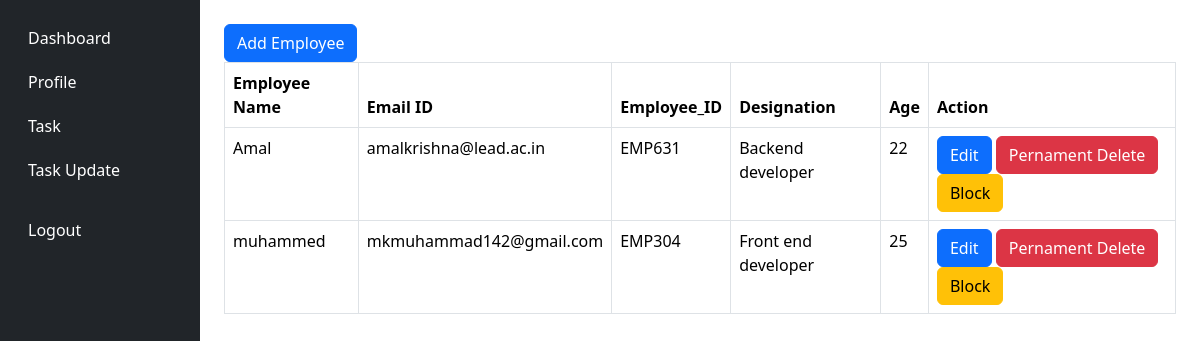
/emp_list/, run on an earlier commit of the app's database.
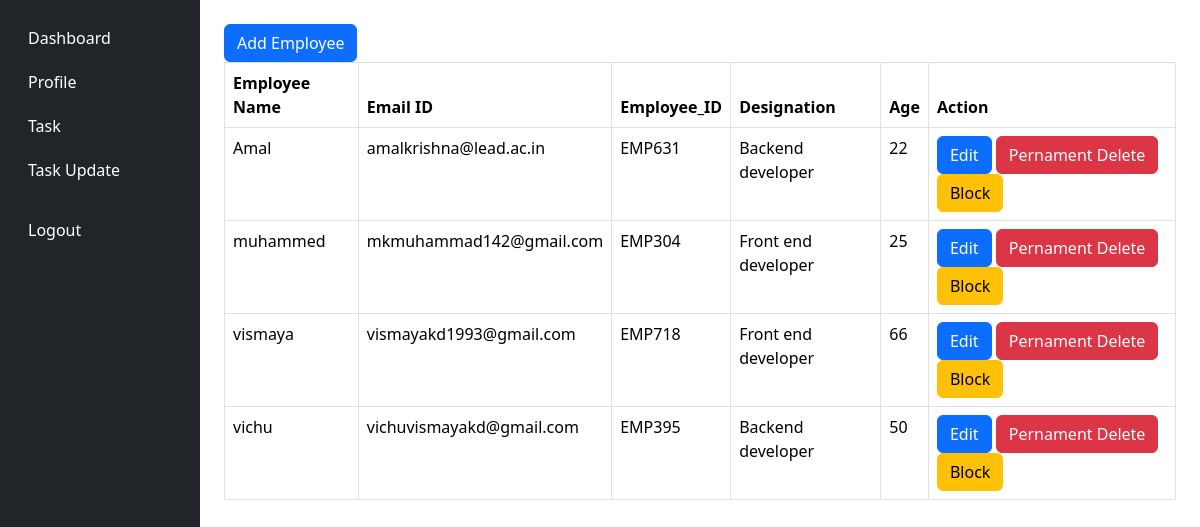
And on a later commit of the database.
### company/models.py (models this page shows, shortened)
class Employee(models.Model):
    user=models.OneToOneField(User,on_delete=models.CASCADE)
    emp_id=models.CharField(max_length=10)
    name=models.CharField(max_length=50)
    age=models.PositiveIntegerField()
    designation=models.CharField(max_length=50)
    password_change=models.BooleanField(default=False)
    is_first_login = models.BooleanField(default=True)

### company/views.py (the view)
# urls.py: path('emp_list/',views.employee_list,name='employee_list'),
def employee_list(request):
    emp=Employee.objects.all()
    return render(request,'admin_employee_list.html',{'emp':emp})

### company/templates/admin_employee_list.html
{% extends "base.html" %}
{% block content %}
        <table class="table table-bordered">
            <thead>
                <tr>
                    <th>Employee Name</th>
                    <th>Email ID</th>
                    <th>Employee_ID</th>
                    <th>Designation</th>
                    <th>Age</th>
                    <th>Action</th>
                </tr>
            </thead>
            <tbody>
                {% for i in emp %}
                <tr>
                    <td>{{ i.name }}</td>
                    <td>{{ i.user.email}}</td>
                    <td>{{ i.emp_id}}</td>
                    <td>{{ i.designation}}</td>
                    <td>{{ i.age}}</td>
                    <td><a href="{% url 'edit_employee' i.id %}"><div class="btn btn-primary">Edit</div></a>  <a href="{% url "delete_employee" i.id %}"><div class="btn btn-danger">Pernament Delete</div></a>
                        {% if i.user.is_active %}
                        <a href="{% url "block" i.user.id %}"><div class="btn btn-warning">Block</div></a></td>
                        {% else%}
                        <a href="{% url "unblock" i.user.id %}"><div class="btn btn-success">Un Block</div></a></td>
                        {% endif %}
                </tr>
                {% endfor %}
                <a href="{% url "employee_creation" %}"><div class="btn btn-primary">Add Employee</div></a>
            </tbody>
        </table>
{% endblock  %}

### company/templates/base.html (shortened to what this page needs)
<!DOCTYPE html>
<html lang="en">
<head>
    <link href="https://cdn.jsdelivr.net/npm/bootstrap@5.3.3/dist/css/bootstrap.min.css" rel="stylesheet">
</head>
<body>
<div class="container-fluid">
    <div class="row">
        <nav id="sidebarMenu"
             class="col-md-3 col-lg-2 d-md-block sidebar collapse min-vh-100">
            <div class="position-sticky pt-3">
                <ul class="nav flex-column">
                    {% if user.is_staff %}
                        <li class="nav-item">
                            <a class="nav-link text-white" href="{% url 'admin_home' %}">
                                Dashboard
                            </a>
                        </li>
                        <li class="nav-item">
                            <a class="nav-link text-white" href="{% url 'prolist' %}">
                                Projects
                            </a>
                        </li>
                        <li class="nav-item">
                            <a class="nav-link text-white" href="{% url 'taskpage' %}">
                                Task
                            </a>
                        </li>
                        <li class="nav-item">
                            <a class="nav-link text-white" href="{% url 'employee_list' %}">
                                Employees
                            </a>
                        </li>
                    {% else %}
                        <li class="nav-item">
                            <a class="nav-link text-white" href="{% url 'userpage' %}">
                                Dashboard
                            </a>
                        </li>
                        <li class="nav-item">
                            <a class="nav-link text-white" href="{% url 'emp_profile' %}">
                                Profile
                            </a>
                        </li>
                        <li class="nav-item">
                            <a class="nav-link text-white" href="{% url 'user_task_details' %}">
                                Task
                            </a>
                        </li>
                        <li class="nav-item">
                            <a class="nav-link text-white" href="{% url 'task_update' %}">
                                Task Update
                            </a>
                        </li>
                    {% endif %}
                    <li class="nav-item mt-3">
                        <a class="nav-link text-white" href="{% url 'logout' %}">
                            Logout
                        </a>
                    </li>
                </ul>
            </div>
        </nav>
        <main class="col-md-9 col-lg-10 ms-sm-auto px-4 pt-4">
            {% block content %}{% endblock %}
        </main>
    </div>
</div>
</body>
</html>

### company/templates/base.html (style rules this page uses)
.sidebar { background-color: #212529; }
.sidebar .nav-link { font-weight: 500; padding: 10px 16px; }

What changed in the data, as far as the page shows it:
added Employee: name "vismaya", user.email "vismayakd1993@gmail.com", emp_id "EMP718", designation "Front end developer", age "66", shows "Block"
added Employee: name "vichu", user.email "vichuvismayakd@gmail.com", emp_id "EMP395", designation "Backend developer", age "50", shows "Block"
